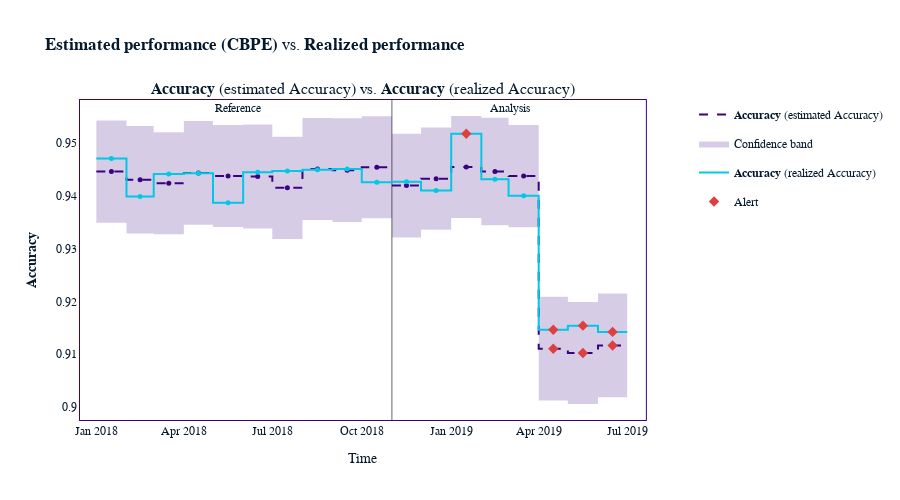
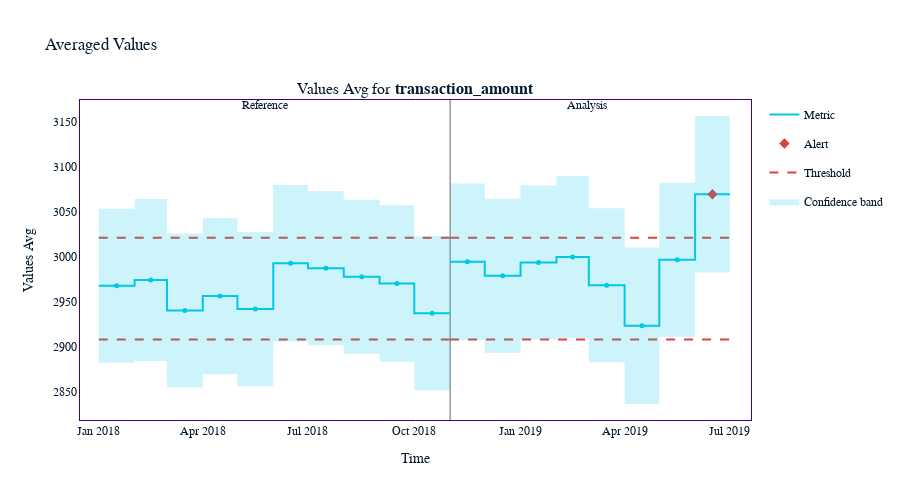

The notebook cell these images were saved under, in order:
### Code cell
## Identifing the months when both the estimated and realized ROC AUC of the model have alerts. Store the names of these months as lowercase strings in a list named months_with_performance_alerts. 

# Get the estimated performance using CBPE algorithm
cbpe = nml.CBPE(
    timestamp_column_name="timestamp",
    y_true="is_fraud",
    y_pred="predicted_fraud",
    y_pred_proba="predicted_fraud_proba",
    problem_type="classification_binary",
    metrics=["accuracy"],
    chunk_period="m"
)

cbpe.fit(reference)
est_results = cbpe.estimate(analysis)

# Calculate the realized performance
calculator = nml.PerformanceCalculator(
    y_true="is_fraud",
    y_pred="predicted_fraud",
    y_pred_proba="predicted_fraud_proba",
    timestamp_column_name="timestamp",
    metrics=["accuracy"],
    chunk_period="m",
    problem_type="classification_binary",
)
calculator = calculator.fit(reference)
calc_results = calculator.calculate(analysis)

# Compare the results and find the months with alerts
est_results.compare(calc_results).plot().show()
months_with_performance_alerts = ["april_2019", "may_2019", "june_2019"]
print("months_with_performance_alerts:", months_with_performance_alerts)

## Determining which alerting feature has the strongest correlation with the model’s realized performance. Store the name of this feature in a variable named highest_correlation_feature. 

features = ["time_since_login_min", "transaction_amount",
            "transaction_type", "is_first_transaction", 
            "user_tenure_months"]

# Calculate the univariate drift results
udc = nml.UnivariateDriftCalculator(
    timestamp_column_name="timestamp",
    column_names=features,
    chunk_period="m",
    continuous_methods=["kolmogorov_smirnov"],
    categorical_methods=["chi2"]
)

udc.fit(reference)
udc_results = udc.calculate(analysis)

# Use the correlation ranker
ranker = nml.CorrelationRanker()
ranker.fit(
    calc_results.filter(period="reference"))

correlation_ranked_features = ranker.rank(udc_results, calc_results)

# Find the highest correlating feature
display(correlation_ranked_features)
highest_correlation_feature = "time_since_login_min"
print("highest_correlation_feature:", highest_correlation_feature)

## Use the summary average statistics calculator to find out what were the monthly average transactions amounts, and if there's any alert. Record this value in a variable called alert_avg_transaction_amount.

# Calculate average monthly transactions
calc = nml.SummaryStatsAvgCalculator(
    column_names=["transaction_amount"],
    chunk_period="m",
    timestamp_column_name="timestamp",
)

calc.fit(reference)
stats_avg_results = calc.calculate(analysis)

# Find the month
stats_avg_results.plot().show()
alert_avg_transaction_amount = 3069.8184
print("alert_avg_transaction_amount:", alert_avg_transaction_amount)

### Figure 1 — Plotly figure (JSON) as saved in the notebook; plotly's stock layout.template omitted (floating-point values rounded to 4 significant figures)
{"data": [{"hoverinfo": "skip", "line": {"color": "#3b0280", "dash": "dash", "shape": "hv", "width": 2}, "mode": "lines", "name": "<b>Accuracy</b> (estimated Accuracy)", "showlegend": true, "type": "scatter", "x": ["2018-01-01T00:00:00", "2018-02-01T00:00:00", "2018-03-01T00:00:00", "2018-04-01T00:00:00", "2018-05-01T00:00:00", "2018-06-01T00:00:00", "2018-07-01T00:00:00", "2018-08-01T00:00:00", "2018-09-01T00:00:00", "2018-10-01T00:00:00", "2018-10-31T23:59:59.999999"], "xaxis": "x", "y": [0.9446, 0.9431, 0.9424, 0.9443, 0.9437, 0.9437, 0.9415, 0.9451, 0.9449, 0.9454, 0.9454], "yaxis": "y"}, {"customdata": [["<b>Accuracy</b> (estimated Accuracy)", "<b style=\"color:#3b0280;line-height:60px\">Reference</b>", "2018-01", "From <b>Jan-01-2018</b> to <b>Jan-31-2018</b>", 0.9446], ["<b>Accuracy</b> (estimated Accuracy)", "<b style=\"color:#3b0280;line-height:60px\">Reference</b>", "2018-02", "From <b>Feb-01-2018</b> to <b>Feb-28-2018</b>", 0.9431], ["<b>Accuracy</b> (estimated Accuracy)", "<b style=\"color:#3b0280;line-height:60px\">Reference</b>", "2018-03", "From <b>Mar-01-2018</b> to <b>Mar-31-2018</b>", 0.9424], ["<b>Accuracy</b> (estimated Accuracy)", "<b style=\"color:#3b0280;line-height:60px\">Reference</b>", "2018-04", "From <b>Apr-01-2018</b> to <b>Apr-30-2018</b>", 0.9443], ["<b>Accuracy</b> (estimated Accuracy)", "<b style=\"color:#3b0280;line-height:60px\">Reference</b>", "2018-05", "From <b>May-01-2018</b> to <b>May-31-2018</b>", 0.9437], ["<b>Accuracy</b> (estimated Accuracy)", "<b style=\"color:#3b0280;line-height:60px\">Reference</b>", "2018-06", "From <b>Jun-01-2018</b> to <b>Jun-30-2018</b>", 0.9437], ["<b>Accuracy</b> (estimated Accuracy)", "<b style=\"color:#3b0280;line-height:60px\">Reference</b>", "2018-07", "From <b>Jul-01-2018</b> to <b>Jul-31-2018</b>", 0.9415], ["<b>Accuracy</b> (estimated Accuracy)", "<b style=\"color:#3b0280;line-height:60px\">Reference</b>", "2018-08", "From <b>Aug-01-2018</b> to <b>Aug-31-2018</b>", 0.9451], ["<b>Accuracy</b> (estimated Accuracy)", "<b style=\"color:#3b0280;line-height:60px\">Reference</b>", "2018-09", "From <b>Sep-01-2018</b> to <b>Sep-30-2018</b>", 0.9449], ["<b>Accuracy</b> (estimated Accuracy)", "<b style=\"color:#3b0280;line-height:60px\">Reference</b>", "2018-10", "From <b>Oct-01-2018</b> to <b>Oct-31-2018</b>", 0.9454]], "hovertemplate": "%{customdata[1]}<br />Chunk: <b>%{customdata[2]}</b> &nbsp; &nbsp; %{customdata[3]} <br />%{customdata[0]}: <b>%{customdata[4]}</b><br /><extra></extra>", "line": {"dash": "dash"}, "marker": {"color": "#3b0280", "size": 5, "symbol": "circle"}, "mode": "markers", "name": "<b>Accuracy</b> (estimated Accuracy)", "showlegend": false, "type": "scatter", "x": ["2018-01-16T12:00:00", "2018-02-15T00:00:00", "2018-03-16T12:00:00", "2018-04-16T00:00:00", "2018-05-16T12:00:00", "2018-06-16T00:00:00", "2018-07-16T12:00:00", "2018-08-16T12:00:00", "2018-09-16T00:00:00", "2018-10-16T11:59:59.999999"], "xaxis": "x", "y": [0.9446, 0.9431, 0.9424, 0.9443, 0.9437, 0.9437, 0.9415, 0.9451, 0.9449, 0.9454, 0.9454], "yaxis": "y"}, {"connectgaps": true, "hoverinfo": "skip", "line": {"color": "rgba(0,0,0,0)", "dash": "dash", "shape": "hv"}, "mode": "lines", "name": "Confidence band", "showlegend": false, "type": "scatter", "x": ["2018-01-01T00:00:00", "2018-02-01T00:00:00", "2018-03-01T00:00:00", "2018-04-01T00:00:00", "2018-05-01T00:00:00", "2018-06-01T00:00:00", "2018-07-01T00:00:00", "2018-08-01T00:00:00", "2018-09-01T00:00:00", "2018-10-01T00:00:00", "2018-10-31T23:59:59.999999"], "xaxis": "x", "y": [0.9543, 0.9532, 0.952, 0.9542, 0.9534, 0.9535, 0.9512, 0.9548, 0.9547, 0.9551, 0.9551], "yaxis": "y"}, {"connectgaps": true, "fill": "tonexty", "fillcolor": "rgba(0.23137254901960785, 0.00784313725490196, 0.5019607843137255, 0.2)", "hoverinfo": "skip", "line": {"color": "rgba(0,0,0,0)", "dash": "dash", "shape": "hv"}, "mode": "lines", "name": "Confidence band", "showlegend": true, "type": "scatter", "x": ["2018-01-01T00:00:00", "2018-02-01T00:00:00", "2018-03-01T00:00:00", "2018-04-01T00:00:00", "2018-05-01T00:00:00", "2018-06-01T00:00:00", "2018-07-01T00:00:00", "2018-08-01T00:00:00", "2018-09-01T00:00:00", "2018-10-01T00:00:00", "2018-10-31T23:59:59.999999"], "xaxis": "x", "y": [0.9349, 0.9329, 0.9327, 0.9345, 0.9341, 0.9338, 0.9318, 0.9354, 0.935, 0.9357, 0.9357], "yaxis": "y"}, {"hoverinfo": "skip", "line": {"color": "#00c8e5", "shape": "hv", "width": 2}, "mode": "lines", "name": "<b>Accuracy</b> (realized Accuracy)", "showlegend": true, "type": "scatter", "x": ["2018-01-01T00:00:00", "2018-02-01T00:00:00", "2018-03-01T00:00:00", "2018-04-01T00:00:00", "2018-05-01T00:00:00", "2018-06-01T00:00:00", "2018-07-01T00:00:00", "2018-08-01T00:00:00", "2018-09-01T00:00:00", "2018-10-01T00:00:00", "2018-10-31T23:59:59.999999"], "xaxis": "x", "y": [0.9471, 0.9399, 0.9441, 0.9443, 0.9387, 0.9445, 0.9447, 0.9449, 0.9451, 0.9426, 0.9426], "yaxis": "y"}, {"customdata": [["<b>Accuracy</b>", "<b style=\"color:#00c8e5;line-height:60px\">Reference</b>", "2018-01", "From <b>Jan-01-2018</b> to <b>Jan-31-2018</b>", 0.9471], ["<b>Accuracy</b>", "<b style=\"color:#00c8e5;line-height:60px\">Reference</b>", "2018-02", "From <b>Feb-01-2018</b> to <b>Feb-28-2018</b>", 0.9399], ["<b>Accuracy</b>", "<b style=\"color:#00c8e5;line-height:60px\">Reference</b>", "2018-03", "From <b>Mar-01-2018</b> to <b>Mar-31-2018</b>", 0.9441], ["<b>Accuracy</b>", "<b style=\"color:#00c8e5;line-height:60px\">Reference</b>", "2018-04", "From <b>Apr-01-2018</b> to <b>Apr-30-2018</b>", 0.9443], ["<b>Accuracy</b>", "<b style=\"color:#00c8e5;line-height:60px\">Reference</b>", "2018-05", "From <b>May-01-2018</b> to <b>May-31-2018</b>", 0.9387], ["<b>Accuracy</b>", "<b style=\"color:#00c8e5;line-height:60px\">Reference</b>", "2018-06", "From <b>Jun-01-2018</b> to <b>Jun-30-2018</b>", 0.9445], ["<b>Accuracy</b>", "<b style=\"color:#00c8e5;line-height:60px\">Reference</b>", "2018-07", "From <b>Jul-01-2018</b> to <b>Jul-31-2018</b>", 0.9447], ["<b>Accuracy</b>", "<b style=\"color:#00c8e5;line-height:60px\">Reference</b>", "2018-08", "From <b>Aug-01-2018</b> to <b>Aug-31-2018</b>", 0.9449], ["<b>Accuracy</b>", "<b style=\"color:#00c8e5;line-height:60px\">Reference</b>", "2018-09", "From <b>Sep-01-2018</b> to <b>Sep-30-2018</b>", 0.9451], ["<b>Accuracy</b>", "<b style=\"color:#00c8e5;line-height:60px\">Reference</b>", "2018-10", "From <b>Oct-01-2018</b> to <b>Oct-31-2018</b>", 0.9426]], "hovertemplate": "%{customdata[1]}<br />Chunk: <b>%{customdata[2]}</b> &nbsp; &nbsp; %{customdata[3]} <br />%{customdata[0]}: <b>%{customdata[4]}</b><br /><extra></extra>", "marker": {"color": "#00c8e5", "size": 5, "symbol": "circle"}, "mode": "markers", "name": "<b>Accuracy</b> (realized Accuracy)", "showlegend": false, "type": "scatter", "x": ["2018-01-16T12:00:00", "2018-02-15T00:00:00", "2018-03-16T12:00:00", "2018-04-16T00:00:00", "2018-05-16T12:00:00", "2018-06-16T00:00:00", "2018-07-16T12:00:00", "2018-08-16T12:00:00", "2018-09-16T00:00:00", "2018-10-16T11:59:59.999999"], "xaxis": "x", "y": [0.9471, 0.9399, 0.9441, 0.9443, 0.9387, 0.9445, 0.9447, 0.9449, 0.9451, 0.9426, 0.9426], "yaxis": "y"}, {"hoverinfo": "skip", "line": {"color": "#3b0280", "dash": "dash", "shape": "hv", "width": 2}, "mode": "lines", "name": "<b>Accuracy</b> (estimated Accuracy)", "showlegend": false, "type": "scatter", "x": ["2018-11-01T00:00:00", "2018-12-01T00:00:00", "2019-01-01T00:00:00", "2019-02-01T00:00:00", "2019-03-01T00:00:00", "2019-04-01T00:00:00", "2019-05-01T00:00:00", "2019-06-01T00:00:00", "2019-06-30T23:59:59.999999"], "xaxis": "x", "y": [0.9419, 0.9433, 0.9455, 0.9446, 0.9437, 0.911, 0.9102, 0.9117, 0.9117], "yaxis": "y"}, {"customdata": [["<b>Accuracy</b> (estimated Accuracy)", "<b style=\"color:#3b0280;line-height:60px\">Analysis</b>", "", "2018-11", "From <b>Nov-01-2018</b> to <b>Nov-30-2018</b>", 0.9419], ["<b>Accuracy</b> (estimated Accuracy)", "<b style=\"color:#3b0280;line-height:60px\">Analysis</b>", "", "2018-12", "From <b>Dec-01-2018</b> to <b>Dec-31-2018</b>", 0.9433], ["<b>Accuracy</b> (estimated Accuracy)", "<b style=\"color:#3b0280;line-height:60px\">Analysis</b>", "", "2019-01", "From <b>Jan-01-2019</b> to <b>Jan-31-2019</b>", 0.9455], ["<b>Accuracy</b> (estimated Accuracy)", "<b style=\"color:#3b0280;line-height:60px\">Analysis</b>", "", "2019-02", "From <b>Feb-01-2019</b> to <b>Feb-28-2019</b>", 0.9446], ["<b>Accuracy</b> (estimated Accuracy)", "<b style=\"color:#3b0280;line-height:60px\">Analysis</b>", "", "2019-03", "From <b>Mar-01-2019</b> to <b>Mar-31-2019</b>", 0.9437], ["<b>Accuracy</b> (estimated Accuracy)", "<b style=\"color:#3b0280;line-height:60px\">Analysis</b>", "<span style=\"color:#AD0000\">⚠ <b>Drift detected</b></span>", "2019-04", "From <b>Apr-01-2019</b> to <b>Apr-30-2019</b>", 0.911], ["<b>Accuracy</b> (estimated Accuracy)", "<b style=\"color:#3b0280;line-height:60px\">Analysis</b>", "<span style=\"color:#AD0000\">⚠ <b>Drift detected</b></span>", "2019-05", "From <b>May-01-2019</b> to <b>May-31-2019</b>", 0.9102], ["<b>Accuracy</b> (estimated Accuracy)", "<b style=\"color:#3b0280;line-height:60px\">Analysis</b>", "<span style=\"color:#AD0000\">⚠ <b>Drift detected</b></span>", "2019-06", "From <b>Jun-01-2019</b> to <b>Jun-30-2019</b>", 0.9117]], "hovertemplate": "%{customdata[1]} &nbsp; &nbsp; %{customdata[2]} <br />Chunk: <b>%{customdata[3]}</b> &nbsp; &nbsp; %{customdata[4]} <br />%{customdata[0]}: <b>%{customdata[5]}</b><br /><extra></extra>", "line": {"dash": "dash"}, "marker": {"color": "#3b0280", "size": 5, "symbol": "circle"}, "mode": "markers", "name": "<b>Accuracy</b> (estimated Accuracy)", "showlegend": false, "type": "scatter", "x": ["2018-11-16T00:00:00", "2018-12-16T12:00:00", "2019-01-16T12:00:00", "2019-02-15T00:00:00", "2019-03-16T12:00:00", "2019-04-16T00:00:00", "2019-05-16T12:00:00", "2019-06-15T23:59:59.999999"], "xaxis": "x", "y": [0.9419, 0.9433, 0.9455, 0.9446, 0.9437, 0.911, 0.9102, 0.9117, 0.9117], "yaxis": "y"}, {"connectgaps": true, "hoverinfo": "skip", "line": {"color": "rgba(0,0,0,0)", "shape": "hv"}, "mode": "lines", "name": "Confidence band", "showlegend": false, "type": "scatter", "x": ["2018-11-01T00:00:00", "2018-12-01T00:00:00", "2019-01-01T00:00:00", "2019-02-01T00:00:00", "2019-03-01T00:00:00", "2019-04-01T00:00:00", "2019-05-01T00:00:00", "2019-06-01T00:00:00", "2019-06-30T23:59:59.999999"], "xaxis": "x", "y": [0.9518, 0.9529, 0.9551, 0.9548, 0.9534, 0.9209, 0.9199, 0.9215, 0.9215], "yaxis": "y"}, {"connectgaps": true, "fill": "tonexty", "fillcolor": "rgba(0.23137254901960785, 0.00784313725490196, 0.5019607843137255, 0.2)", "hoverinfo": "skip", "line": {"color": "rgba(0,0,0,0)", "shape": "hv"}, "mode": "lines", "name": "Confidence band", "showlegend": false, "type": "scatter", "x": ["2018-11-01T00:00:00", "2018-12-01T00:00:00", "2019-01-01T00:00:00", "2019-02-01T00:00:00", "2019-03-01T00:00:00", "2019-04-01T00:00:00", "2019-05-01T00:00:00", "2019-06-01T00:00:00", "2019-06-30T23:59:59.999999"], "xaxis": "x", "y": [0.9321, 0.9336, 0.9358, 0.9344, 0.9341, 0.9012, 0.9006, 0.9018, 0.9018], "yaxis": "y"}, {"hoverinfo": "skip", "line": {"color": "#00c8e5", "shape": "hv", "width": 2}, "mode": "lines", "name": "<b>Accuracy</b> (realized Accuracy)", "showlegend": false, "type": "scatter", "x": ["2018-11-01T00:00:00", "2018-12-01T00:00:00", "2019-01-01T00:00:00", "2019-02-01T00:00:00", "2019-03-01T00:00:00", "2019-04-01T00:00:00", "2019-05-01T00:00:00", "2019-06-01T00:00:00", "2019-06-30T23:59:59.999999"], "xaxis": "x", "y": [0.9427, 0.941, 0.9518, 0.9431, 0.94, 0.9146, 0.9154, 0.9142, 0.9142], "yaxis": "y"}, {"customdata": [["<b>Accuracy</b>", "<b style=\"color:#00c8e5;line-height:60px\">Analysis</b>", "", "2018-11", "From <b>Nov-01-2018</b> to <b>Nov-30-2018</b>", 0.9427], ["<b>Accuracy</b>", "<b style=\"color:#00c8e5;line-height:60px\">Analysis</b>", "", "2018-12", "From <b>Dec-01-2018</b> to <b>Dec-31-2018</b>", 0.941], ["<b>Accuracy</b>", "<b style=\"color:#00c8e5;line-height:60px\">Analysis</b>", "<span style=\"color:#AD0000\">⚠ <b>Drift detected</b></span>", "2019-01", "From <b>Jan-01-2019</b> to <b>Jan-31-2019</b>", 0.9518], ["<b>Accuracy</b>", "<b style=\"color:#00c8e5;line-height:60px\">Analysis</b>", "", "2019-02", "From <b>Feb-01-2019</b> to <b>Feb-28-2019</b>", 0.9431], ["<b>Accuracy</b>", "<b style=\"color:#00c8e5;line-height:60px\">Analysis</b>", "", "2019-03", "From <b>Mar-01-2019</b> to <b>Mar-31-2019</b>", 0.94], ["<b>Accuracy</b>", "<b style=\"color:#00c8e5;line-height:60px\">Analysis</b>", "<span style=\"color:#AD0000\">⚠ <b>Drift detected</b></span>", "2019-04", "From <b>Apr-01-2019</b> to <b>Apr-30-2019</b>", 0.9146], ["<b>Accuracy</b>", "<b style=\"color:#00c8e5;line-height:60px\">Analysis</b>", "<span style=\"color:#AD0000\">⚠ <b>Drift detected</b></span>", "2019-05", "From <b>May-01-2019</b> to <b>May-31-2019</b>", 0.9154], ["<b>Accuracy</b>", "<b style=\"color:#00c8e5;line-height:60px\">Analysis</b>", "<span style=\"color:#AD0000\">⚠ <b>Drift detected</b></span>", "2019-06", "From <b>Jun-01-2019</b> to <b>Jun-30-2019</b>", 0.9142]], "hovertemplate": "%{customdata[1]} &nbsp; &nbsp; %{customdata[2]} <br />Chunk: <b>%{customdata[3]}</b> &nbsp; &nbsp; %{customdata[4]} <br />%{customdata[0]}: <b>%{customdata[5]}</b><br /><extra></extra>", "marker": {"color": "#00c8e5", "size": 5, "symbol": "circle"}, "mode": "markers", "name": "<b>Accuracy</b> (realized Accuracy)", "showlegend": false, "type": "scatter", "x": ["2018-11-16T00:00:00", "2018-12-16T12:00:00", "2019-01-16T12:00:00", "2019-02-15T00:00:00", "2019-03-16T12:00:00", "2019-04-16T00:00:00", "2019-05-16T12:00:00", "2019-06-15T23:59:59.999999"], "xaxis": "x", "y": [0.9427, 0.941, 0.9518, 0.9431, 0.94, 0.9146, 0.9154, 0.9142, 0.9142], "yaxis": "y"}, {"hoverinfo": "skip", "legendgroup": "alert", "marker": {"color": "#DD4040", "size": 8, "symbol": "diamond"}, "mode": "markers", "name": "Alert", "showlegend": true, "type": "scatter", "x": ["2019-04-16T00:00:00", "2019-05-16T12:00:00", "2019-06-15T23:59:59.999999"], "xaxis": "x", "y": [0.911, 0.9102, 0.9117], "yaxis": "y"}, {"hoverinfo": "skip", "legendgroup": "alert", "marker": {"color": "#DD4040", "size": 8, "symbol": "diamond"}, "mode": "markers", "name": "Alert", "showlegend": false, "type": "scatter", "x": ["2019-01-16T12:00:00", "2019-04-16T00:00:00", "2019-05-16T12:00:00", "2019-06-15T23:59:59.999999"], "xaxis": "x", "y": [0.9518, 0.9146, 0.9154, 0.9142], "yaxis": "y"}], "layout": {"annotations": [{"font": {"size": 16}, "showarrow": false, "text": "<b>Accuracy</b> (estimated Accuracy) vs. <b>Accuracy</b> (realized Accuracy)", "x": 0.47, "xanchor": "center", "xref": "paper", "y": 1, "yanchor": "bottom", "yref": "paper"}, {"showarrow": false, "text": "Reference", "x": "2018-05-17T00:00:00", "xshift": 10, "y": 1, "yref": "paper"}, {"showarrow": false, "text": "Analysis", "x": "2019-02-14T21:00:00", "xshift": 15, "y": 1, "yref": "paper"}], "height": 500, "hoverlabel": {"bgcolor": "white", "font": {"size": 14}}, "legend": {"itemclick": false, "itemdoubleclick": false, "traceorder": "grouped"}, "paper_bgcolor": "rgba(255,255,255,1)", "plot_bgcolor": "rgba(255,255,255,1)", "shapes": [{"layer": "below", "line": {"color": "#666666", "width": 1}, "type": "line", "x0": "2018-11-01T00:00:00", "x1": "2018-11-01T00:00:00", "xref": "x", "y0": 0, "y1": 1, "yref": "y domain"}], "title": {"text": "<b>Estimated performance (CBPE)</b> vs. <b>Realized performance</b>"}, "xaxis": {"anchor": "y", "domain": [0, 0.94], "linecolor": "#3b0280", "matches": "x", "mirror": true, "showgrid": false, "title": {"text": "Time"}, "zeroline": false}, "yaxis": {"anchor": "x", "domain": [0, 1], "linecolor": "#3b0280", "mirror": true, "showgrid": false, "title": {"text": "<b>Accuracy</b>"}, "zeroline": false}, "yaxis2": {"anchor": "x", "linecolor": "#3b0280", "mirror": true, "overlaying": "y", "showgrid": false, "side": "right", "title": {"text": "Comparison"}, "zeroline": false}}}

### Figure 2 — Plotly figure (JSON) as saved in the notebook; plotly's stock layout.template omitted (floating-point values rounded to 4 significant figures)
{"data": [{"hoverinfo": "skip", "legendgroup": "metric_reference", "line": {"color": "#00c8e5", "shape": "hv", "width": 2}, "mode": "lines", "name": "Metric", "showlegend": true, "type": "scatter", "x": ["2018-01-01T00:00:00", "2018-02-01T00:00:00", "2018-03-01T00:00:00", "2018-04-01T00:00:00", "2018-05-01T00:00:00", "2018-06-01T00:00:00", "2018-07-01T00:00:00", "2018-08-01T00:00:00", "2018-09-01T00:00:00", "2018-10-01T00:00:00", "2018-10-31T23:59:59.999999"], "xaxis": "x", "y": [2968.0, 2974.0, 2941.0, 2957.0, 2942.0, 2993.0, 2988.0, 2978.0, 2971.0, 2937.0, 2937.0], "yaxis": "y"}, {"customdata": [["Values Avg for <b>transaction_amount</b>", "<b style=\"color:#00c8e5;line-height:60px\">Reference</b>", "", "2018-01", "From <b>Jan-01-2018</b> to <b>Jan-31-2018</b>", 2968.0, 85.5], ["Values Avg for <b>transaction_amount</b>", "<b style=\"color:#00c8e5;line-height:60px\">Reference</b>", "", "2018-02", "From <b>Feb-01-2018</b> to <b>Feb-28-2018</b>", 2974.0, 89.96], ["Values Avg for <b>transaction_amount</b>", "<b style=\"color:#00c8e5;line-height:60px\">Reference</b>", "", "2018-03", "From <b>Mar-01-2018</b> to <b>Mar-31-2018</b>", 2941.0, 85.51], ["Values Avg for <b>transaction_amount</b>", "<b style=\"color:#00c8e5;line-height:60px\">Reference</b>", "", "2018-04", "From <b>Apr-01-2018</b> to <b>Apr-30-2018</b>", 2957.0, 86.91], ["Values Avg for <b>transaction_amount</b>", "<b style=\"color:#00c8e5;line-height:60px\">Reference</b>", "", "2018-05", "From <b>May-01-2018</b> to <b>May-31-2018</b>", 2942.0, 85.5], ["Values Avg for <b>transaction_amount</b>", "<b style=\"color:#00c8e5;line-height:60px\">Reference</b>", "", "2018-06", "From <b>Jun-01-2018</b> to <b>Jun-30-2018</b>", 2993.0, 86.92], ["Values Avg for <b>transaction_amount</b>", "<b style=\"color:#00c8e5;line-height:60px\">Reference</b>", "", "2018-07", "From <b>Jul-01-2018</b> to <b>Jul-31-2018</b>", 2988.0, 85.5], ["Values Avg for <b>transaction_amount</b>", "<b style=\"color:#00c8e5;line-height:60px\">Reference</b>", "", "2018-08", "From <b>Aug-01-2018</b> to <b>Aug-31-2018</b>", 2978.0, 85.5], ["Values Avg for <b>transaction_amount</b>", "<b style=\"color:#00c8e5;line-height:60px\">Reference</b>", "", "2018-09", "From <b>Sep-01-2018</b> to <b>Sep-30-2018</b>", 2971.0, 86.92], ["Values Avg for <b>transaction_amount</b>", "<b style=\"color:#00c8e5;line-height:60px\">Reference</b>", "", "2018-10", "From <b>Oct-01-2018</b> to <b>Oct-31-2018</b>", 2937.0, 85.5]], "hovertemplate": "%{customdata[1]} &nbsp; &nbsp; %{customdata[2]} <br />Chunk: <b>%{customdata[3]}</b> &nbsp; &nbsp; %{customdata[4]} <br />%{customdata[0]}: <b>%{customdata[5]}</b><br />Confidence band: +/- <b>%{customdata[6]}</b><br /><extra></extra>", "legendgroup": "metric_reference", "marker": {"color": "#00c8e5", "size": 5, "symbol": "circle"}, "mode": "markers", "name": "Metric", "showlegend": false, "type": "scatter", "x": ["2018-01-16T12:00:00", "2018-02-15T00:00:00", "2018-03-16T12:00:00", "2018-04-16T00:00:00", "2018-05-16T12:00:00", "2018-06-16T00:00:00", "2018-07-16T12:00:00", "2018-08-16T12:00:00", "2018-09-16T00:00:00", "2018-10-16T11:59:59.999999"], "xaxis": "x", "y": [2968.0, 2974.0, 2941.0, 2957.0, 2942.0, 2993.0, 2988.0, 2978.0, 2971.0, 2937.0, 2937.0], "yaxis": "y"}, {"hoverinfo": "skip", "legendgroup": "metric_analysis", "line": {"color": "#00c8e5", "shape": "hv", "width": 2}, "mode": "lines", "name": "Metric", "showlegend": false, "type": "scatter", "x": ["2018-11-01T00:00:00", "2018-12-01T00:00:00", "2019-01-01T00:00:00", "2019-02-01T00:00:00", "2019-03-01T00:00:00", "2019-04-01T00:00:00", "2019-05-01T00:00:00", "2019-06-01T00:00:00", "2019-06-30T23:59:59.999999"], "xaxis": "x", "y": [2995.0, 2979.0, 2994.0, 3000.0, 2969.0, 2924.0, 2997.0, 3070.0, 3070.0], "yaxis": "y"}, {"customdata": [["Values Avg for <b>transaction_amount</b>", "<b style=\"color:#3b0280;line-height:60px\">Analysis</b>", "", "2018-11", "From <b>Nov-01-2018</b> to <b>Nov-30-2018</b>", 2995.0, 86.91], ["Values Avg for <b>transaction_amount</b>", "<b style=\"color:#3b0280;line-height:60px\">Analysis</b>", "", "2018-12", "From <b>Dec-01-2018</b> to <b>Dec-31-2018</b>", 2979.0, 85.51], ["Values Avg for <b>transaction_amount</b>", "<b style=\"color:#3b0280;line-height:60px\">Analysis</b>", "", "2019-01", "From <b>Jan-01-2019</b> to <b>Jan-31-2019</b>", 2994.0, 85.5], ["Values Avg for <b>transaction_amount</b>", "<b style=\"color:#3b0280;line-height:60px\">Analysis</b>", "", "2019-02", "From <b>Feb-01-2019</b> to <b>Feb-28-2019</b>", 3000.0, 89.97], ["Values Avg for <b>transaction_amount</b>", "<b style=\"color:#3b0280;line-height:60px\">Analysis</b>", "", "2019-03", "From <b>Mar-01-2019</b> to <b>Mar-31-2019</b>", 2969.0, 85.5], ["Values Avg for <b>transaction_amount</b>", "<b style=\"color:#3b0280;line-height:60px\">Analysis</b>", "", "2019-04", "From <b>Apr-01-2019</b> to <b>Apr-30-2019</b>", 2924.0, 86.91], ["Values Avg for <b>transaction_amount</b>", "<b style=\"color:#3b0280;line-height:60px\">Analysis</b>", "", "2019-05", "From <b>May-01-2019</b> to <b>May-31-2019</b>", 2997.0, 85.51], ["Values Avg for <b>transaction_amount</b>", "<b style=\"color:#3b0280;line-height:60px\">Analysis</b>", "<span style=\"color:#AD0000\">⚠ <b>Drift detected</b></span>", "2019-06", "From <b>Jun-01-2019</b> to <b>Jun-30-2019</b>", 3070.0, 86.91]], "hovertemplate": "%{customdata[1]} &nbsp; &nbsp; %{customdata[2]} <br />Chunk: <b>%{customdata[3]}</b> &nbsp; &nbsp; %{customdata[4]} <br />%{customdata[0]}: <b>%{customdata[5]}</b><br />Confidence band: +/- <b>%{customdata[6]}</b><br /><extra></extra>", "legendgroup": "metric_analysis", "marker": {"color": "#00c8e5", "size": 5, "symbol": "circle"}, "mode": "markers", "name": "Metric", "showlegend": false, "type": "scatter", "x": ["2018-11-16T00:00:00", "2018-12-16T12:00:00", "2019-01-16T12:00:00", "2019-02-15T00:00:00", "2019-03-16T12:00:00", "2019-04-16T00:00:00", "2019-05-16T12:00:00", "2019-06-15T23:59:59.999999"], "xaxis": "x", "y": [2995.0, 2979.0, 2994.0, 3000.0, 2969.0, 2924.0, 2997.0, 3070.0, 3070.0], "yaxis": "y"}, {"hoverinfo": "skip", "legendgroup": "alert", "marker": {"color": "#DD4040", "size": 8, "symbol": "diamond"}, "mode": "markers", "name": "Alert", "showlegend": true, "type": "scatter", "x": ["2019-06-15T23:59:59.999999"], "xaxis": "x", "y": [3070.0], "yaxis": "y"}, {"hoverinfo": "skip", "legendgroup": "thresh", "line": {"color": "#DD4040", "dash": "dash", "width": 2}, "mode": "lines", "name": "Threshold", "showlegend": true, "type": "scatter", "x": ["2018-01-01T00:00:00", "2018-02-01T00:00:00", "2018-03-01T00:00:00", "2018-04-01T00:00:00", "2018-05-01T00:00:00", "2018-06-01T00:00:00", "2018-07-01T00:00:00", "2018-08-01T00:00:00", "2018-09-01T00:00:00", "2018-10-01T00:00:00", "2018-10-31T23:59:59.999999"], "xaxis": "x", "y": [3021.0, 3021.0, 3021.0, 3021.0, 3021.0, 3021.0, 3021.0, 3021.0, 3021.0, 3021.0, 3021.0], "yaxis": "y"}, {"hoverinfo": "skip", "legendgroup": "thresh", "line": {"color": "#DD4040", "dash": "dash", "width": 2}, "mode": "lines", "name": "Threshold", "showlegend": false, "type": "scatter", "x": ["2018-01-01T00:00:00", "2018-02-01T00:00:00", "2018-03-01T00:00:00", "2018-04-01T00:00:00", "2018-05-01T00:00:00", "2018-06-01T00:00:00", "2018-07-01T00:00:00", "2018-08-01T00:00:00", "2018-09-01T00:00:00", "2018-10-01T00:00:00", "2018-10-31T23:59:59.999999"], "xaxis": "x", "y": [2908.0, 2908.0, 2908.0, 2908.0, 2908.0, 2908.0, 2908.0, 2908.0, 2908.0, 2908.0, 2908.0], "yaxis": "y"}, {"hoverinfo": "skip", "legendgroup": "thresh", "line": {"color": "#DD4040", "dash": "dash", "width": 2}, "mode": "lines", "name": "Threshold", "showlegend": false, "type": "scatter", "x": ["2018-11-01T00:00:00", "2018-12-01T00:00:00", "2019-01-01T00:00:00", "2019-02-01T00:00:00", "2019-03-01T00:00:00", "2019-04-01T00:00:00", "2019-05-01T00:00:00", "2019-06-01T00:00:00", "2019-06-30T23:59:59.999999"], "xaxis": "x", "y": [3021.0, 3021.0, 3021.0, 3021.0, 3021.0, 3021.0, 3021.0, 3021.0, 3021.0], "yaxis": "y"}, {"hoverinfo": "skip", "legendgroup": "thresh", "line": {"color": "#DD4040", "dash": "dash", "width": 2}, "mode": "lines", "name": "Threshold", "showlegend": false, "type": "scatter", "x": ["2018-11-01T00:00:00", "2018-12-01T00:00:00", "2019-01-01T00:00:00", "2019-02-01T00:00:00", "2019-03-01T00:00:00", "2019-04-01T00:00:00", "2019-05-01T00:00:00", "2019-06-01T00:00:00", "2019-06-30T23:59:59.999999"], "xaxis": "x", "y": [2908.0, 2908.0, 2908.0, 2908.0, 2908.0, 2908.0, 2908.0, 2908.0, 2908.0], "yaxis": "y"}, {"connectgaps": true, "hoverinfo": "skip", "line": {"color": "rgba(0,0,0,0)", "shape": "hv"}, "mode": "lines", "name": "Confidence band", "showlegend": false, "type": "scatter", "x": ["2018-01-01T00:00:00", "2018-02-01T00:00:00", "2018-03-01T00:00:00", "2018-04-01T00:00:00", "2018-05-01T00:00:00", "2018-06-01T00:00:00", "2018-07-01T00:00:00", "2018-08-01T00:00:00", "2018-09-01T00:00:00", "2018-10-01T00:00:00", "2018-10-31T23:59:59.999999"], "xaxis": "x", "y": [3054.0, 3064.0, 3026.0, 3044.0, 3028.0, 3080.0, 3073.0, 3064.0, 3058.0, 3023.0, 3023.0], "yaxis": "y"}, {"connectgaps": true, "fill": "tonexty", "fillcolor": "rgba(0.0, 0.7843137254901961, 0.8980392156862745, 0.2)", "hoverinfo": "skip", "line": {"color": "rgba(0,0,0,0)", "shape": "hv"}, "mode": "lines", "name": "Confidence band", "showlegend": true, "type": "scatter", "x": ["2018-01-01T00:00:00", "2018-02-01T00:00:00", "2018-03-01T00:00:00", "2018-04-01T00:00:00", "2018-05-01T00:00:00", "2018-06-01T00:00:00", "2018-07-01T00:00:00", "2018-08-01T00:00:00", "2018-09-01T00:00:00", "2018-10-01T00:00:00", "2018-10-31T23:59:59.999999"], "xaxis": "x", "y": [2883.0, 2884.0, 2855.0, 2870.0, 2857.0, 2906.0, 2902.0, 2893.0, 2884.0, 2852.0, 2852.0], "yaxis": "y"}, {"connectgaps": true, "hoverinfo": "skip", "line": {"color": "rgba(0,0,0,0)", "shape": "hv"}, "mode": "lines", "name": "Confidence band", "showlegend": false, "type": "scatter", "x": ["2018-11-01T00:00:00", "2018-12-01T00:00:00", "2019-01-01T00:00:00", "2019-02-01T00:00:00", "2019-03-01T00:00:00", "2019-04-01T00:00:00", "2019-05-01T00:00:00", "2019-06-01T00:00:00", "2019-06-30T23:59:59.999999"], "xaxis": "x", "y": [3082.0, 3065.0, 3079.0, 3090.0, 3054.0, 3011.0, 3082.0, 3157.0, 3157.0], "yaxis": "y"}, {"connectgaps": true, "fill": "tonexty", "fillcolor": "rgba(0.0, 0.7843137254901961, 0.8980392156862745, 0.2)", "hoverinfo": "skip", "line": {"color": "rgba(0,0,0,0)", "shape": "hv"}, "mode": "lines", "name": "Confidence band", "showlegend": false, "type": "scatter", "x": ["2018-11-01T00:00:00", "2018-12-01T00:00:00", "2019-01-01T00:00:00", "2019-02-01T00:00:00", "2019-03-01T00:00:00", "2019-04-01T00:00:00", "2019-05-01T00:00:00", "2019-06-01T00:00:00", "2019-06-30T23:59:59.999999"], "xaxis": "x", "y": [2908.0, 2894.0, 2908.0, 2910.0, 2883.0, 2837.0, 2911.0, 2983.0, 2983.0], "yaxis": "y"}], "layout": {"annotations": [{"font": {"size": 16}, "showarrow": false, "text": "Values Avg for <b>transaction_amount</b>", "x": 0.5, "xanchor": "center", "xref": "paper", "y": 1, "yanchor": "bottom", "yref": "paper"}, {"showarrow": false, "text": "Reference", "x": "2018-05-17T00:00:00", "xref": "x", "xshift": 10, "y": 1.01, "yref": "y domain"}, {"showarrow": false, "text": "Analysis", "x": "2019-02-14T21:00:00", "xref": "x", "xshift": 15, "y": 1.01, "yref": "y domain"}], "height": 500, "hoverlabel": {"bgcolor": "white", "font": {"size": 14}}, "legend": {"itemclick": false, "itemdoubleclick": false, "traceorder": "grouped"}, "paper_bgcolor": "rgba(255,255,255,1)", "plot_bgcolor": "rgba(255,255,255,1)", "shapes": [{"layer": "below", "line": {"color": "#666666", "width": 1}, "type": "line", "x0": "2018-11-01T00:00:00", "x1": "2018-11-01T00:00:00", "xref": "x", "y0": 0, "y1": 1, "yref": "y domain"}], "title": {"text": "Averaged Values "}, "xaxis": {"anchor": "y", "domain": [0, 1], "linecolor": "#3b0280", "matches": "x", "mirror": true, "showgrid": false, "title": {"text": "Time"}, "zeroline": false}, "yaxis": {"anchor": "x", "domain": [0, 1], "linecolor": "#3b0280", "mirror": true, "showgrid": false, "title": {"text": "Values Avg"}, "zeroline": false}}}
